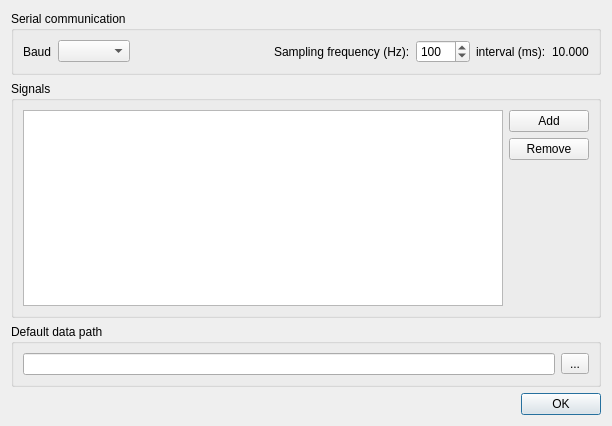
<?xml version="1.0" encoding="UTF-8"?>
<ui version="4.0">
 <class>ConfigurationDialog</class>
 <widget class="QDialog" name="ConfigurationDialog">
  <property name="geometry">
   <rect>
    <x>0</x>
    <y>0</y>
    <width>612</width>
    <height>426</height>
   </rect>
  </property>
  <property name="focusPolicy">
   <enum>Qt::TabFocus</enum>
  </property>
  <property name="windowTitle">
   <string>Configuration</string>
  </property>
  <layout class="QGridLayout" name="gridLayout">
   <item row="0" column="0">
    <widget class="QGroupBox" name="groupBox_2">
     <property name="title">
      <string>Serial communication</string>
     </property>
     <layout class="QHBoxLayout" name="horizontalLayout_4" stretch="0,1,0">
      <item>
       <layout class="QHBoxLayout" name="horizontalLayout_5" stretch="1,1">
        <item>
         <widget class="QLabel" name="baudLabel">
          <property name="text">
           <string>Baud</string>
          </property>
         </widget>
        </item>
        <item>
         <widget class="QComboBox" name="baudComboBox"/>
        </item>
       </layout>
      </item>
      <item>
       <spacer name="horizontalSpacer">
        <property name="orientation">
         <enum>Qt::Horizontal</enum>
        </property>
        <property name="sizeHint" stdset="0">
         <size>
          <width>40</width>
          <height>20</height>
         </size>
        </property>
       </spacer>
      </item>
      <item>
       <layout class="QHBoxLayout" name="horizontalLayout_3" stretch="1,1,1,1">
        <item>
         <widget class="QLabel" name="samplFreqLabel">
          <property name="text">
           <string>Sampling frequency (Hz):</string>
          </property>
         </widget>
        </item>
        <item>
         <widget class="QSpinBox" name="samplFreqSpinBox">
          <property name="minimum">
           <number>1</number>
          </property>
          <property name="maximum">
           <number>1000</number>
          </property>
          <property name="value">
           <number>100</number>
          </property>
         </widget>
        </item>
        <item>
         <widget class="QLabel" name="label">
          <property name="text">
           <string>interval (ms):</string>
          </property>
         </widget>
        </item>
        <item>
         <widget class="QLabel" name="samplIntervalLabel">
          <property name="text">
           <string>10.000</string>
          </property>
         </widget>
        </item>
       </layout>
      </item>
     </layout>
    </widget>
   </item>
   <item row="1" column="0">
    <widget class="QGroupBox" name="groupBox">
     <property name="title">
      <string>Signals</string>
     </property>
     <layout class="QHBoxLayout" name="horizontalLayout_2">
      <item>
       <widget class="QTableView" name="tableView">
        <property name="editTriggers">
         <set>QAbstractItemView::NoEditTriggers</set>
        </property>
        <property name="selectionMode">
         <enum>QAbstractItemView::SingleSelection</enum>
        </property>
        <property name="selectionBehavior">
         <enum>QAbstractItemView::SelectRows</enum>
        </property>
       </widget>
      </item>
      <item>
       <layout class="QVBoxLayout" name="verticalLayout">
        <item>
         <widget class="QPushButton" name="addSignalPushButton">
          <property name="text">
           <string>Add</string>
          </property>
         </widget>
        </item>
        <item>
         <widget class="QPushButton" name="removeSignalPushButton">
          <property name="text">
           <string>Remove</string>
          </property>
         </widget>
        </item>
        <item>
         <spacer name="verticalSpacer">
          <property name="orientation">
           <enum>Qt::Vertical</enum>
          </property>
          <property name="sizeHint" stdset="0">
           <size>
            <width>20</width>
            <height>40</height>
           </size>
          </property>
         </spacer>
        </item>
       </layout>
      </item>
     </layout>
    </widget>
   </item>
   <item row="2" column="0">
    <widget class="QGroupBox" name="dataPathGroupBox">
     <property name="title">
      <string>Default data path</string>
     </property>
     <property name="flat">
      <bool>true</bool>
     </property>
     <layout class="QHBoxLayout" name="horizontalLayout">
      <item>
       <widget class="QLineEdit" name="pathLineEdit">
        <property name="sizePolicy">
         <sizepolicy hsizetype="Minimum" vsizetype="Fixed">
          <horstretch>0</horstretch>
          <verstretch>0</verstretch>
         </sizepolicy>
        </property>
        <property name="readOnly">
         <bool>true</bool>
        </property>
       </widget>
      </item>
      <item>
       <widget class="QToolButton" name="pathToolButton">
        <property name="sizePolicy">
         <sizepolicy hsizetype="Fixed" vsizetype="Fixed">
          <horstretch>0</horstretch>
          <verstretch>0</verstretch>
         </sizepolicy>
        </property>
        <property name="maximumSize">
         <size>
          <width>28</width>
          <height>16777215</height>
         </size>
        </property>
        <property name="text">
         <string>...</string>
        </property>
       </widget>
      </item>
     </layout>
    </widget>
   </item>
   <item row="3" column="0">
    <widget class="QDialogButtonBox" name="buttonBox">
     <property name="orientation">
      <enum>Qt::Horizontal</enum>
     </property>
     <property name="standardButtons">
      <set>QDialogButtonBox::Ok</set>
     </property>
    </widget>
   </item>
  </layout>
  <zorder>buttonBox</zorder>
  <zorder>dataPathGroupBox</zorder>
  <zorder>groupBox</zorder>
  <zorder>groupBox_2</zorder>
 </widget>
 <resources/>
 <connections>
  <connection>
   <sender>buttonBox</sender>
   <signal>accepted()</signal>
   <receiver>ConfigurationDialog</receiver>
   <slot>accept()</slot>
   <hints>
    <hint type="sourcelabel">
     <x>248</x>
     <y>254</y>
    </hint>
    <hint type="destinationlabel">
     <x>157</x>
     <y>274</y>
    </hint>
   </hints>
  </connection>
  <connection>
   <sender>buttonBox</sender>
   <signal>rejected()</signal>
   <receiver>ConfigurationDialog</receiver>
   <slot>reject()</slot>
   <hints>
    <hint type="sourcelabel">
     <x>316</x>
     <y>260</y>
    </hint>
    <hint type="destinationlabel">
     <x>286</x>
     <y>274</y>
    </hint>
   </hints>
  </connection>
 </connections>
</ui>
